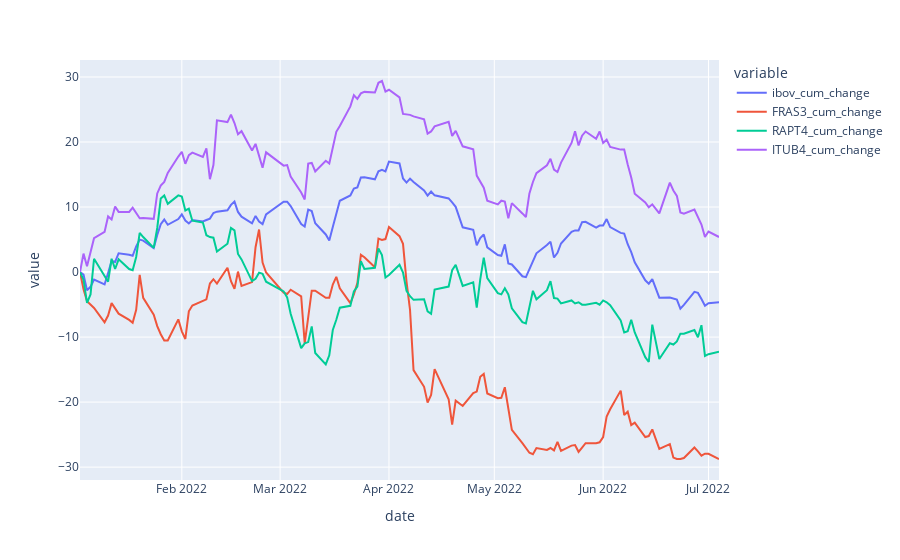

The code cell stored with this chart in its notebook:
### Code cell
fig = px.line(final_df, x='date', y=[column for column in final_df.columns if "change" in column])
fig.show()
